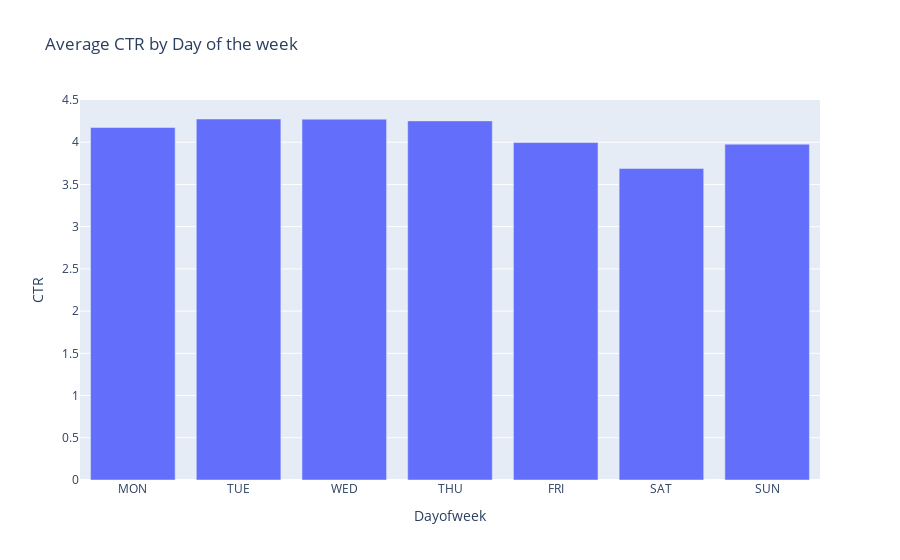

Notebook code cell kept with this figure:
### Code cell
fig = px.bar(dayofweek_ctr, x='Dayofweek', y='CTR',
             title='Average CTR by Day of the week')
fig.show()

### Figure 1 — Plotly figure (JSON) as saved in the notebook; plotly's stock layout.template omitted (floating-point values rounded to 4 significant figures)
{"data": [{"alignmentgroup": "True", "hovertemplate": "Dayofweek=%{x}<br>CTR=%{y}<extra></extra>", "legendgroup": "", "marker": {"color": "#636efa", "pattern": {"shape": ""}}, "name": "", "offsetgroup": "", "orientation": "v", "showlegend": false, "textposition": "auto", "type": "bar", "x": ["MON", "TUE", "WED", "THU", "FRI", "SAT", "SUN"], "xaxis": "x", "y": [4.174, 4.275, 4.273, 4.252, 3.996, 3.688, 3.977], "yaxis": "y"}], "layout": {"autosize": true, "barmode": "relative", "legend": {"tracegroupgap": 0}, "title": {"text": "Average CTR by Day of the week"}, "xaxis": {"anchor": "y", "autorange": true, "domain": [0, 1], "range": [-0.5, 6.5], "title": {"text": "Dayofweek"}, "type": "category"}, "yaxis": {"anchor": "x", "autorange": true, "domain": [0, 1], "range": [0, 4.5], "title": {"text": "CTR"}, "type": "linear"}}}
